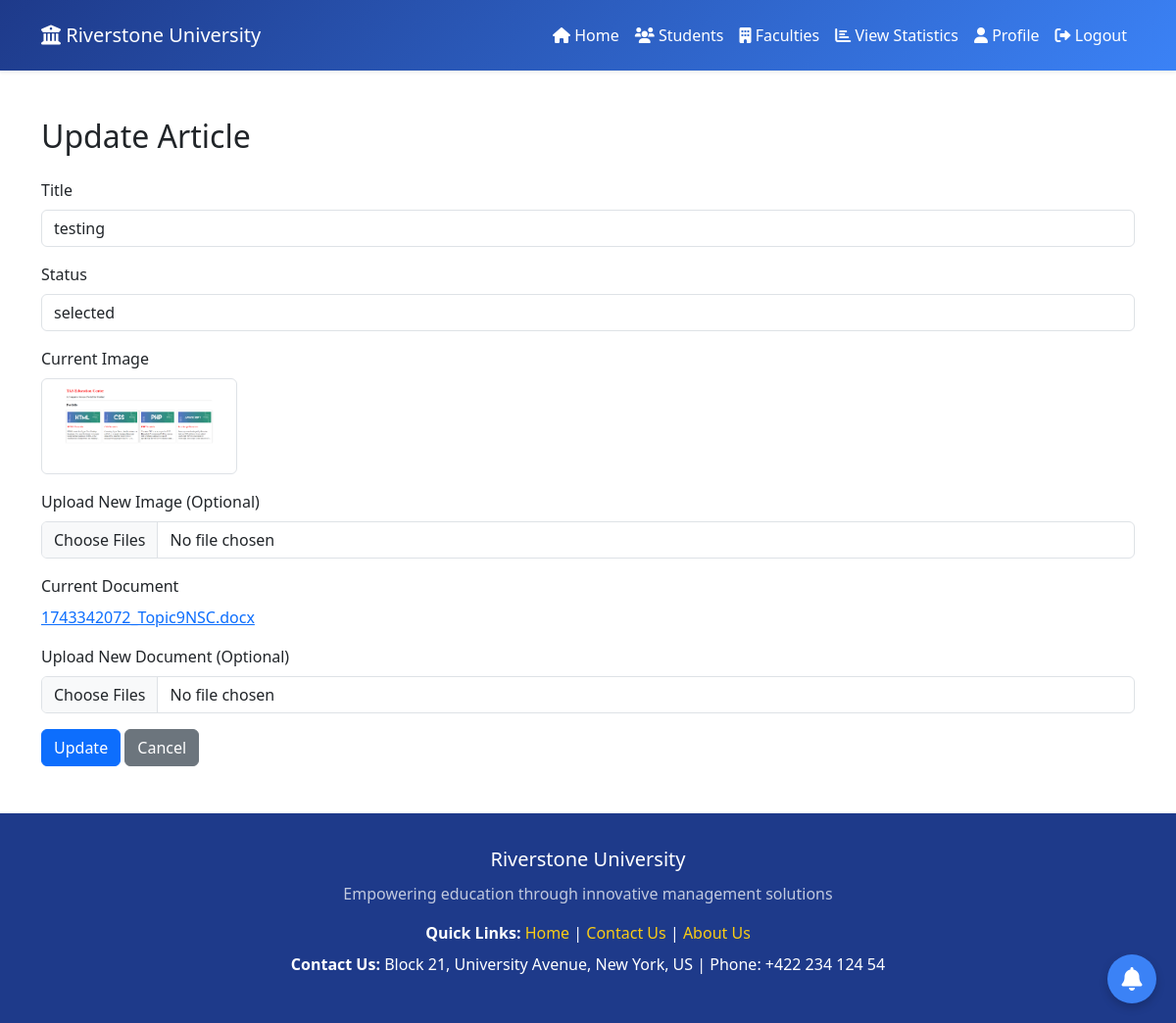
The app's page /src/Coordinator/design/update_article.php?id=1 (signed in) with its own data.
### tables this page shows
CREATE TABLE `articles` (
  `article_id` int(11) NOT NULL,
  `user_id` int(11) NOT NULL,
  `title` varchar(255) NOT NULL,
  `status` varchar(30) DEFAULT NULL,
  `created_at` timestamp NOT NULL DEFAULT current_timestamp(),
  `updated_at` timestamp NOT NULL DEFAULT current_timestamp() ON UPDATE current_timestamp()
);

CREATE TABLE `img_attachment` (
  `img_attachment_id` int(11) NOT NULL,
  `article_id` int(11) NOT NULL,
  `imagefile` varchar(255) NOT NULL,
  `created_at` timestamp NOT NULL DEFAULT current_timestamp(),
  `updated_at` timestamp NOT NULL DEFAULT current_timestamp() ON UPDATE current_timestamp()
);

CREATE TABLE `doc_attachment` (
  `doc_attachment_id` int(11) NOT NULL,
  `article_id` int(11) NOT NULL,
  `docfile` varchar(255) NOT NULL,
  `created_at` timestamp NOT NULL DEFAULT current_timestamp(),
  `updated_at` timestamp NOT NULL DEFAULT current_timestamp() ON UPDATE current_timestamp()
);

### _classes/Libs/Database/MySQL.php (called while the page is built, shortened)
<?php
class MySQL{
    private $dbhost;
    private $dbuser;
    private $dbpass;
    private $dbname;
    public function __construct(
        $dbhost="localhost",
        $dbuser="root",
        $dbpass="",
        $dbname="ewsd")
    {
        $this->dbhost=$dbhost;
        $this->dbuser=$dbuser;
        $this->dbpass=$dbpass;
        $this->dbname=$dbname;
    }
    public function connect(){
        try{
            $this->db=new PDO("mysql:dbhost=$this->dbhost;
            dbname=$this->dbname",
            $this->dbuser,
            $this->dbpass,
            [
                PDO::ATTR_ERRMODE => PDO::ERRMODE_EXCEPTION,
                PDO::ATTR_DEFAULT_FETCH_MODE => PDO::FETCH_OBJ,
            ]
            );
            return $this->db;
        }catch(PDOException $e){
            echo $e->getMessage();
            exit();
        }
    }
}

### _classes/Libs/Database/ArticleTable.php (called while the page is built, shortened)
<?php
class ArticleTable
{
    private $db;
    public function __construct(MySQL $mysql)
    {
        $this->db = $mysql->connect();
    }
    public function articlebyfacultydetail($article_id)
    {
        try {
            $statement = $this->db->prepare(
                "SELECT a.article_id,a.title,a.status,a.created_at,d.docfile,i.imagefile,u.name,f.faculty_name
                FROM articles a
                LEFT JOIN doc_attachment d ON a.article_id = d.article_id
                LEFT JOIN img_attachment i ON a.article_id = i.article_id
                LEFT JOIN users u ON a.user_id = u.id
                LEFT JOIN faculties f on u.faculty_id = f.id
                WHERE a.article_id = :article_id"
            );
            $statement->execute(['article_id' => $article_id]);
            return $statement->fetch(PDO::FETCH_ASSOC);
        } catch (PDOException $e) {
            echo "Error:" . $e->getMessage();
            exit();
        }
    }
}

### src/Coordinator/design/update_article.php (the view, shortened to what this page needs)
<?php
$table = new ArticleTable(new MySQL);
$article_id = $_GET['id'];
$article = $table->articlebyfacultydetail($article_id);
?>
<!DOCTYPE html>
<html lang="en">
<head>
    <link href="https://cdn.jsdelivr.net/npm/bootstrap@5.3.0/dist/css/bootstrap.min.css" rel="stylesheet">
    <link rel="stylesheet" href="https://cdnjs.cloudflare.com/ajax/libs/font-awesome/6.0.0/css/all.min.css">
</head>
<body>
    <?php include "headermc.php"; ?>
    <div class="container mt-5">
        <h2 class="mb-4">Update Article</h2>
        <form action="../../Students/code/update_article.php" method="POST" enctype="multipart/form-data">
            <div class="mb-3">
                <label class="form-label">Title</label>
                <input type="text" class="form-control" name="title" value="<?= $article['title'] ?>" required>
            </div>
            <div class="mb-3">
                <label class="form-label">Status</label>
                <input type="text" class="form-control" name="status" value="<?= $article['status'] ?>" required>
            </div>
            <div class="mb-3">
                <label class="form-label">Current Image</label><br>
                <img src="../../../uploads/images/<?= $article['imagefile'] ?>" alt="Article Image" class="img-thumbnail" width="200">
            </div>
            <div class="mb-3">
                <label class="form-label">Upload New Image (Optional)</label>
                <input type="file" class="form-control" id="formFileMultiple"
                    name="imagefile[]"
                    accept="image/*"
                    multiple required>
            </div>
            <div class="mb-3">
                <label class="form-label">Current Document</label><br>
                <a href="../../../uploads/documents/<?= $article['docfile'] ?>" target="_blank">
                    <?= $article['docfile'] ?>
                </a>
            </div>
            <div class="mb-3">
                <label class="form-label">Upload New Document (Optional)</label>
                <input type="file" class="form-control" id="formFileMultiple"
                    name="docfile[]"
                    accept=".doc,.docx,.pdf,.txt"
                    multiple required aria-describedby="filehelp">
            </div>
            <button type="submit" class="btn btn-primary">Update</button>
            <a href="viewarticlebyfaculty1.php" class="btn btn-secondary">Cancel</a>
        </form>
    </div>
    <button class="btn-notification" data-bs-toggle="modal" data-bs-target="#notificationModal">
        <i class="fas fa-bell"></i>
    </button>
    <?php include "notifications.php"; ?>
    <?php include "footer.php"; ?>
</body>
</html>

### src/Coordinator/design/update_article.php (style rules this page uses)
.btn-notification { position: fixed; bottom: 20px; right: 20px; background-color: var(--primary-light); border: none; border-radius: 50%; width: 50px; height: 50px; font-size: 1.5rem; color: white; display: flex; align-items: center; justify-content: center; box-shadow: 0 4px 10px rgba(0, 0, 0, 0.2); transition: all 0.3s ease; z-index: 1000; }

### src/Coordinator/design/headermc.php (style rules this page uses)
:root { --primary-dark: #1e3a8a; --primary-light: #3b82f6; --accent: #facc15; --light-bg: #f8fafc; }

### src/Coordinator/design/footer.php (style rules this page uses)
:root { --primary-dark: #1e3a8a; --primary-light: #3b82f6; --secondary: #64748b; --accent: #facc15; --light-bg: #f8fafc; --card-bg: #ffffff; }

### records on screen
articles: title "testing", status "selected", img_attachment.imagefile (picture), doc_attachment.docfile "1743342072_Topic9NSC.docx"
